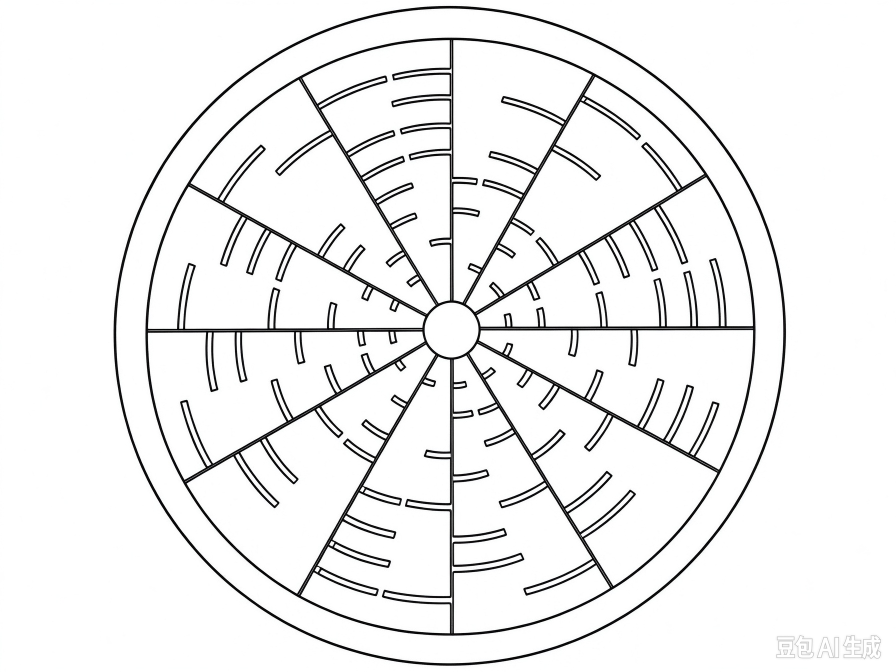
#> input picture assets/euler_crop_circle.png, 1792 x 1344 px (shown at 1/2 size)
$ python -i contour.py   (imports and definitions only)
#> lines starting #> are read from the running program, lines starting #| are printed output that depends on the picture; after the words box and inside, x2 and y2 are one past the last pixel; in counts of white or black regions, pixels touching at a corner belong together
"""
contour.py —— 轮廓提取、预处理与几何误差度量

数学约定
--------
平面上的点 (x, y) 统一用复数 z = x + i·y 表示，一条闭合轮廓就是一个
周期复函数 z(t), t ∈ [0, 1)。离散化后为 N 个等弧长采样点 z_n = z(n/N)。

图像坐标 y 轴向下，这里翻转为数学坐标（y 轴向上），所以
    z = (x - W/2)/S  -  i·(y - H/2)/S,   S = max(W, H)/2
使整张图落在 [-1, 1] 的单位方框内，且多轮廓之间的相对位置与尺寸被保留。
"""

from __future__ import annotations

import cv2
import numpy as np
from scipy.ndimage import gaussian_filter1d
from scipy.spatial import cKDTree


# ---------------------------------------------------------------------------
# 1. 图像 → 二值掩膜
# ---------------------------------------------------------------------------
def load_binary(path: str, blur_sigma: float = 1.5) -> tuple[np.ndarray, np.ndarray]:
    """读取图片并二值化，返回 (灰度图, 前景掩膜)。

    - 高斯模糊：低通滤波，抑制像素级噪声（照片中的麦秆纹理等）。
    - Otsu 阈值：最大化前景/背景类间方差，自动选择阈值。
    - 极性判定：图像边框上占多数的像素视为背景，保证前景（图案）为白色 255，
      这样无论“黑底白图”还是“白底黑图”都能正确提取。
    - 形态学开闭运算：去掉孤立噪点、填补细小缝隙。
    """
#> called with path = 'assets/euler_crop_circle.png', blur_sigma = 1.5
    img = cv2.imread(path, cv2.IMREAD_GRAYSCALE)
#> img: shape (1344, 1792); min 0, max 255, mean 239.3
    if img is None:
        raise FileNotFoundError(f"无法读取图片: {path}")
    g = cv2.GaussianBlur(img, (0, 0), blur_sigma) if blur_sigma > 0 else img
    _, bw = cv2.threshold(g, 0, 255, cv2.THRESH_BINARY + cv2.THRESH_OTSU)
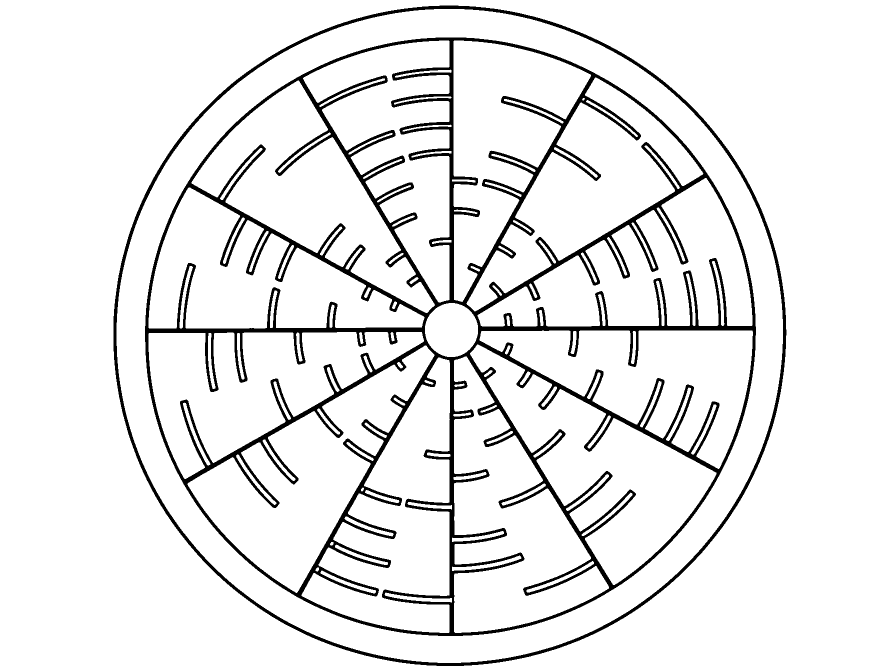
#> bw: shape (1344, 1792) (shown at 1/2 size); 92% white; 2 black regions, box (x1, y1, x2, y2) and area: (290, 75, 1512, 1272) 165437, (227, 11, 1573, 1332) 26791

    border = np.concatenate([bw[0], bw[-1], bw[:, 0], bw[:, -1]])
#> border = 6272 values from 255 to 255
    if border.mean() > 127:
        bw = 255 - bw
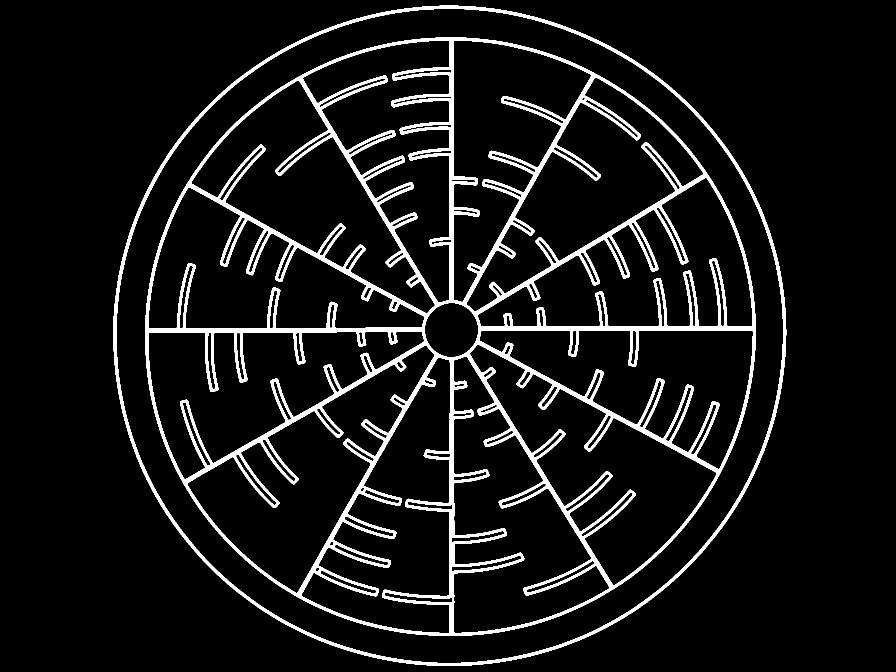
#> bw: shape (1344, 1792) (shown at 1/2 size); 8% white; 2 white regions, box (x1, y1, x2, y2) and area: (290, 75, 1512, 1272) 165437, (227, 11, 1573, 1332) 26791

    kernel = cv2.getStructuringElement(cv2.MORPH_ELLIPSE, (3, 3))
    bw = cv2.morphologyEx(bw, cv2.MORPH_OPEN, kernel)
#> bw: shape (1344, 1792); 8% white; 2 white regions, box (x1, y1, x2, y2) and area: (290, 75, 1512, 1272) 165412, (227, 11, 1573, 1332) 26791
    bw = cv2.morphologyEx(bw, cv2.MORPH_CLOSE, kernel)
#> bw: shape (1344, 1792); 8% white; 2 white regions
    return img, bw


# ---------------------------------------------------------------------------
# 2. 几何工具
# ---------------------------------------------------------------------------
def signed_area(z: np.ndarray) -> float:
    """鞋带公式（Green 定理离散形式）求有向面积：
        A = 1/2 · Σ (x_n y_{n+1} - x_{n+1} y_n) = 1/2 · Im Σ conj(z_n)·z_{n+1}
    A > 0 表示逆时针（数学正向）。"""
    return 0.5 * float(np.imag(np.sum(np.conj(z) * np.roll(z, -1))))


def resample_arclength(z: np.ndarray, n_points: int) -> np.ndarray:
    """把闭合折线重采样为 n_points 个等弧长点。

    傅里叶系数 c_k = ∫ z(t) e^{-i2πkt} dt 中的参数 t 取“归一化弧长”，
    等弧长采样后 t_n = n/N 均匀分布，矩形求和（对周期函数即梯形法则）
    具有谱精度，数值积分稳定；否则像素链码的疏密不均会混入虚假高频。
    """
    zc = np.append(z, z[0])                        # 闭合：首尾相连
    seg = np.abs(np.diff(zc))                      # 每段弦长
    s = np.concatenate([[0.0], np.cumsum(seg)])    # 累积弧长 s(n)
    total = s[-1]
    su = np.arange(n_points) * total / n_points    # 目标弧长位置（不含终点，保持周期）
    re = np.interp(su, s, zc.real)
    im = np.interp(su, s, zc.imag)
    return re + 1j * im


def _dedupe(z: np.ndarray) -> np.ndarray:
    """去掉相邻重复点（零长度段会让弧长参数化退化）。"""
    keep = np.abs(np.diff(np.append(z, z[0]))) > 1e-12
    return z[keep]


def roll_to_topmost(z: np.ndarray) -> np.ndarray:
    """把轮廓起点平移到最上方的点（Im z 最大）。

    起点平移 t → t + τ 会让 c_k 乘上 e^{i2πkτ}：只改变相位、不改变形状。
    统一起点后，原始与重建轮廓的系数相位才可以直接比较。
    若有多个并列最高点（如像素化的圆顶），取其中最靠左的一个。
    """
    top = z.imag.max()
    cand = np.where(z.imag >= top - 1e-9)[0]
    idx = cand[np.argmin(z.real[cand])]
    return np.roll(z, -idx)


def preprocess_contour(z: np.ndarray, n_points: int = 512, smooth_sigma: float = 1.0) -> np.ndarray:
    """单条轮廓的完整预处理流水线：
    去重 → 统一为逆时针 → 起点归到最上方 → 等弧长重采样 → 周期高斯平滑 → 再次对齐起点。

    统一逆时针的意义：方向反转等价于 t → -t，会把 c_k 与 c_{-k} 互换。
    固定方向后，“正 k 阶 = 与轮廓同向旋转的圆”这一解释才有一致性。
    """
    z = _dedupe(np.asarray(z, dtype=complex))
    if signed_area(z) < 0:
        z = z[::-1]
    z = roll_to_topmost(z)
    z = resample_arclength(z, n_points)
    if smooth_sigma > 0:
        # mode="wrap"：轮廓是周期信号，首尾需循环卷积，否则接缝处会被拉扯
        z = gaussian_filter1d(z.real, smooth_sigma, mode="wrap") + 1j * gaussian_filter1d(
            z.imag, smooth_sigma, mode="wrap"
        )
    return roll_to_topmost(z)


# ---------------------------------------------------------------------------
# 3. 图像 → 多条预处理后的轮廓
# ---------------------------------------------------------------------------
def extract_contours(
    path: str,
    n_points: int = 512,
    smooth_sigma: float = 1.0,
    min_area_frac: float = 5e-4,
    max_contours: int = 8,
) -> dict:
    """用 OpenCV findContours 提取所有闭合轮廓，每条独立预处理。

    RETR_LIST：返回全部轮廓（外边界 + 孔洞边界），同心圆环会得到内外两条，
    麦田怪圈这类“圆环 + 直线 + 卫星圆”组合图案的每个部件都会被保留。
    按面积从大到小排序，最多保留 max_contours 条（音频中依次编码为时间段）。
    """
    img, bw = load_binary(path)
    h, w = bw.shape
#> h = 1344; w = 1792
    found, _ = cv2.findContours(bw, cv2.RETR_LIST, cv2.CHAIN_APPROX_NONE)
#> found = 115 contours; largest, box (x1, y1, x2, y2) and area: (227, 11, 1573, 1332) 1393520, (232, 17, 1567, 1327) 1370480, (290, 75, 1512, 1272) 1148408, (374, 690, 870, 1187) 85939, (907, 712, 1219, 1267) 85398
    min_area = min_area_frac * h * w
#> min_area = 1204.2
    raw = [c[:, 0, :].astype(float) for c in found if len(c) >= 8 and cv2.contourArea(c) >= min_area]
#> raw = 16 point arrays, longest 3767 points
    raw.sort(key=lambda c: -cv2.contourArea(c.astype(np.float32)))
    raw = raw[:max_contours]
#> raw = 8 point arrays, longest 3767 points
    if not raw:
        raise ValueError("未找到足够大的闭合轮廓，请检查图片对比度或调低 min_area_frac")

    scale = max(h, w) / 2.0
#> scale = 896
    contours = []
    for c in raw:
        z = (c[:, 0] - w / 2.0) / scale - 1j * (c[:, 1] - h / 2.0) / scale
        contours.append(preprocess_contour(z, n_points, smooth_sigma))
#> this loop made 8 passes
#> after the loop, contours = 8 items
    return {"image": img, "mask": bw, "contours": contours, "shape": (h, w)}


# ---------------------------------------------------------------------------
# 4. 闭环误差度量
# ---------------------------------------------------------------------------
def _joint_normalize(zs: list[np.ndarray]) -> list[np.ndarray]:
    """对整组轮廓做联合相似归一化：减去整体质心、除以整体 RMS 半径。

    音频编码时做了峰值归一化（防削波），绝对尺度本身就无法从音频中恢复，
    所以比较形状前先消除平移与全局缩放；多轮廓共用同一组参数，
    因此轮廓之间的相对位置与相对大小仍然参与误差计算。
    """
    pts = np.concatenate(zs)
    mu = pts.mean()
    r = np.sqrt(np.mean(np.abs(pts - mu) ** 2)) or 1.0
    return [(z - mu) / r for z in zs]


def compare_contour_sets(orig: list[np.ndarray], recon: list[np.ndarray], dense: int = 4096) -> dict:
    """比较两组轮廓，返回（单位：图案 RMS 半径）
    - hausdorff: 对称 Hausdorff 距离  max(sup_a d(a,B), sup_b d(b,A))，最坏偏差
    - mean_hausdorff: 平均 Hausdorff（双向平均最近距离），整体偏差
    - area_diff: 归一化面积差  |A_orig - A_rec| / A_orig（面积取有向面积绝对值）
    多轮廓取逐条平均。
    """
    a_list = _joint_normalize([resample_arclength(z, dense) for z in orig])
    b_list = _joint_normalize([resample_arclength(z, dense) for z in recon])
    hd, mhd, ad = [], [], []
    for a, b in zip(a_list, b_list):
        pa = np.c_[a.real, a.imag]
        pb = np.c_[b.real, b.imag]
        d_ab = cKDTree(pb).query(pa)[0]
        d_ba = cKDTree(pa).query(pb)[0]
        hd.append(max(d_ab.max(), d_ba.max()))
        mhd.append(0.5 * (d_ab.mean() + d_ba.mean()))
        area_a = abs(signed_area(a))
        ad.append(abs(area_a - abs(signed_area(b))) / max(area_a, 1e-12))
    return {
        "hausdorff": float(np.mean(hd)),
        "mean_hausdorff": float(np.mean(mhd)),
        "area_diff": float(np.mean(ad)),
    }

>>> result = extract_contours('assets/euler_crop_circle.png')
#> result = 4 items
